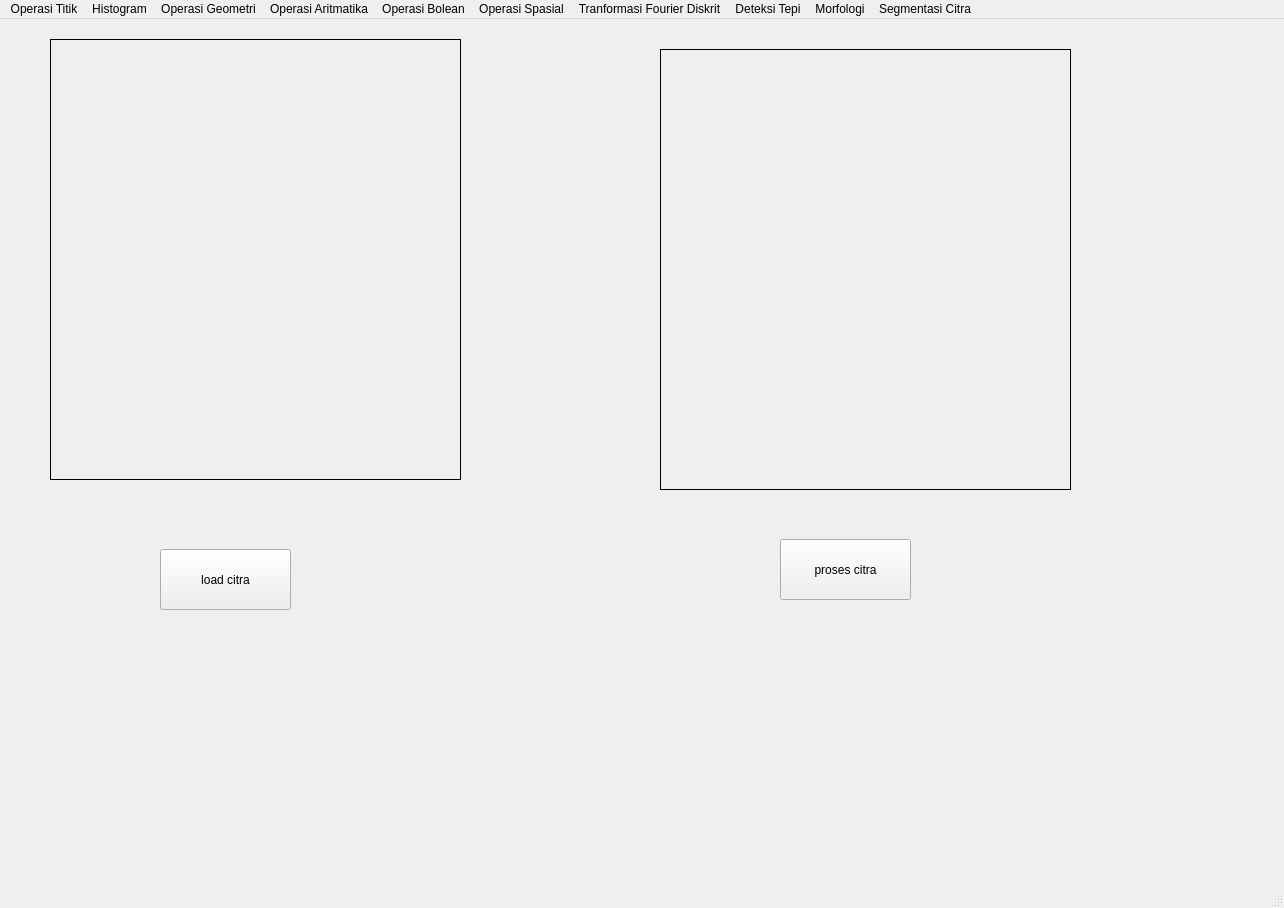
<?xml version="1.0" encoding="UTF-8"?>
<ui version="4.0">
 <class>MainWindow</class>
 <widget class="QMainWindow" name="MainWindow">
  <property name="geometry">
   <rect>
    <x>0</x>
    <y>0</y>
    <width>1284</width>
    <height>908</height>
   </rect>
  </property>
  <property name="windowTitle">
   <string>MainWindow</string>
  </property>
  <widget class="QWidget" name="centralwidget">
   <widget class="QPushButton" name="button_loadcitra">
    <property name="geometry">
     <rect>
      <x>160</x>
      <y>530</y>
      <width>131</width>
      <height>61</height>
     </rect>
    </property>
    <property name="text">
     <string>load citra</string>
    </property>
   </widget>
   <widget class="QLabel" name="label">
    <property name="geometry">
     <rect>
      <x>50</x>
      <y>20</y>
      <width>411</width>
      <height>441</height>
     </rect>
    </property>
    <property name="frameShape">
     <enum>QFrame::Box</enum>
    </property>
    <property name="text">
     <string/>
    </property>
   </widget>
   <widget class="QLabel" name="label_2">
    <property name="geometry">
     <rect>
      <x>660</x>
      <y>30</y>
      <width>411</width>
      <height>441</height>
     </rect>
    </property>
    <property name="frameShape">
     <enum>QFrame::Box</enum>
    </property>
    <property name="text">
     <string/>
    </property>
   </widget>
   <widget class="QPushButton" name="button_prosescitra">
    <property name="geometry">
     <rect>
      <x>780</x>
      <y>520</y>
      <width>131</width>
      <height>61</height>
     </rect>
    </property>
    <property name="text">
     <string>proses citra</string>
    </property>
   </widget>
  </widget>
  <widget class="QMenuBar" name="menubar">
   <property name="geometry">
    <rect>
     <x>0</x>
     <y>0</y>
     <width>1284</width>
     <height>26</height>
    </rect>
   </property>
   <widget class="QMenu" name="menuOperasi_titik">
    <property name="title">
     <string>Operasi Titik</string>
    </property>
    <addaction name="actionOperasi_Pencerahan"/>
    <addaction name="actionSimple_Contrast"/>
    <addaction name="actionContrast_Streching"/>
    <addaction name="actionnegative"/>
    <addaction name="actionoperasi_biner"/>
   </widget>
   <widget class="QMenu" name="menuHistogram">
    <property name="title">
     <string>Histogram</string>
    </property>
    <addaction name="actionhistogram_Grayscale"/>
    <addaction name="actionHistogram_RGB"/>
    <addaction name="actionHistogram_Equalization"/>
   </widget>
   <widget class="QMenu" name="menuOperasi_Geometri">
    <property name="title">
     <string>Operasi Geometri</string>
    </property>
    <widget class="QMenu" name="menuRotasi">
     <property name="title">
      <string>Rotasi</string>
     </property>
     <addaction name="action90_derajat"/>
     <addaction name="action_90_derajat"/>
     <addaction name="action_45_derajat"/>
     <addaction name="action45_derajat"/>
     <addaction name="action180_derajat"/>
    </widget>
    <widget class="QMenu" name="menuResize">
     <property name="title">
      <string>Resize</string>
     </property>
     <widget class="QMenu" name="menuZoom_in">
      <property name="title">
       <string>Zoom in</string>
      </property>
      <addaction name="action2x"/>
      <addaction name="action3x"/>
      <addaction name="action4x"/>
     </widget>
     <widget class="QMenu" name="menuZoom_Out">
      <property name="title">
       <string>Zoom Out</string>
      </property>
      <addaction name="action1_2"/>
      <addaction name="action1_4"/>
      <addaction name="action3_4"/>
     </widget>
     <widget class="QMenu" name="menuDimensi">
      <property name="title">
       <string>Dimensi</string>
      </property>
      <addaction name="action900x400"/>
     </widget>
     <addaction name="menuZoom_in"/>
     <addaction name="menuZoom_Out"/>
     <addaction name="menuDimensi"/>
    </widget>
    <addaction name="actionTranslasi"/>
    <addaction name="menuRotasi"/>
    <addaction name="menuResize"/>
    <addaction name="actionCrop"/>
   </widget>
   <widget class="QMenu" name="menuOperasi_Aritmatika">
    <property name="title">
     <string>Operasi Aritmatika</string>
    </property>
    <addaction name="actionTambah_Dan_Kurang"/>
    <addaction name="actionKali_dan_Bagi"/>
   </widget>
   <widget class="QMenu" name="menuOperasi_Bolean">
    <property name="title">
     <string>Operasi Bolean</string>
    </property>
    <addaction name="actionOperasi_AND"/>
   </widget>
   <widget class="QMenu" name="menuOperasi_Spasial">
    <property name="title">
     <string>Operasi Spasial</string>
    </property>
    <widget class="QMenu" name="menuKonvolusi">
     <property name="title">
      <string>Konvolusi</string>
     </property>
     <addaction name="actionKonvolusi_A"/>
     <addaction name="actionKonvolusi_B"/>
    </widget>
    <widget class="QMenu" name="menuMean_Filter">
     <property name="title">
      <string>Mean Filter</string>
     </property>
     <addaction name="actionKernel_1_4"/>
     <addaction name="actionKernel_1_9"/>
    </widget>
    <widget class="QMenu" name="menuSharping_Filter">
     <property name="title">
      <string>Sharping Filter</string>
     </property>
     <addaction name="actionke_i"/>
     <addaction name="actionke_ii"/>
     <addaction name="actionke_iii"/>
     <addaction name="actionke_iv"/>
     <addaction name="actionke_v"/>
     <addaction name="actionke_vi"/>
     <addaction name="actionLaplace"/>
    </widget>
    <addaction name="menuKonvolusi"/>
    <addaction name="menuMean_Filter"/>
    <addaction name="actionGaussian_Filter"/>
    <addaction name="menuSharping_Filter"/>
    <addaction name="actionMedianFilter"/>
    <addaction name="actionMaxFilter"/>
    <addaction name="actionMinFilter"/>
   </widget>
   <widget class="QMenu" name="menuTranformasi_Fourier_Diskrit">
    <property name="title">
     <string>Tranformasi Fourier Diskrit</string>
    </property>
    <addaction name="actionDFT_Smooting_Image"/>
    <addaction name="actionDFT_Edge_Detection"/>
   </widget>
   <widget class="QMenu" name="menuDeteksi_Tepi">
    <property name="title">
     <string>Deteksi Tepi</string>
    </property>
    <addaction name="actionOperasi_Sobel"/>
    <addaction name="actionOperasi_Prewitt"/>
    <addaction name="actionOperasi_Robert"/>
    <addaction name="actionOperasi_Canny"/>
   </widget>
   <widget class="QMenu" name="menuMorfologi">
    <property name="title">
     <string>Morfologi</string>
    </property>
    <addaction name="separator"/>
    <addaction name="actionDelasi"/>
    <addaction name="actionErosi"/>
    <addaction name="actionOpening"/>
    <addaction name="actionClosing"/>
    <addaction name="actionSkeletonizing"/>
   </widget>
   <widget class="QMenu" name="menuSegmentasi_Citra">
    <property name="title">
     <string>Segmentasi Citra</string>
    </property>
    <widget class="QMenu" name="menuGlobal_Thresholding">
     <property name="title">
      <string>Global Thresholding</string>
     </property>
     <addaction name="actionBinary"/>
     <addaction name="actionBinary_Invers"/>
     <addaction name="actionTrunc"/>
     <addaction name="actionTo_Zero"/>
     <addaction name="actionTo_Zero_Invers"/>
    </widget>
    <widget class="QMenu" name="menuLocal_Thresholding">
     <property name="title">
      <string>Local Thresholding</string>
     </property>
     <addaction name="actionMean_Thresholding"/>
     <addaction name="actionGaussian_Thresholding"/>
     <addaction name="actionOtsu_Thresholding"/>
    </widget>
    <addaction name="menuGlobal_Thresholding"/>
    <addaction name="menuLocal_Thresholding"/>
    <addaction name="actionContur"/>
   </widget>
   <addaction name="menuOperasi_titik"/>
   <addaction name="menuHistogram"/>
   <addaction name="menuOperasi_Geometri"/>
   <addaction name="menuOperasi_Aritmatika"/>
   <addaction name="menuOperasi_Bolean"/>
   <addaction name="menuOperasi_Spasial"/>
   <addaction name="menuTranformasi_Fourier_Diskrit"/>
   <addaction name="menuDeteksi_Tepi"/>
   <addaction name="menuMorfologi"/>
   <addaction name="menuSegmentasi_Citra"/>
  </widget>
  <widget class="QStatusBar" name="statusbar"/>
  <action name="actionOperasi_Pencerahan">
   <property name="text">
    <string>Operasi Pencerahan</string>
   </property>
  </action>
  <action name="actionSimple_Contrast">
   <property name="text">
    <string>Simple Contrast</string>
   </property>
  </action>
  <action name="actionContrast_Streching">
   <property name="text">
    <string>Contrast Streching</string>
   </property>
  </action>
  <action name="actionNegative_Triggered">
   <property name="text">
    <string>Negative Triggered</string>
   </property>
  </action>
  <action name="actionnegative">
   <property name="text">
    <string>negative</string>
   </property>
  </action>
  <action name="actionoperasi_biner">
   <property name="text">
    <string>operasi biner</string>
   </property>
  </action>
  <action name="actionhistogram_Grayscale">
   <property name="text">
    <string>histogram Grayscale</string>
   </property>
  </action>
  <action name="actionHistogram_RGB">
   <property name="text">
    <string>Histogram RGB</string>
   </property>
  </action>
  <action name="actionHistogram_Equalization">
   <property name="text">
    <string>Histogram Equalization</string>
   </property>
  </action>
  <action name="actionTranslasi">
   <property name="text">
    <string>Translasi</string>
   </property>
  </action>
  <action name="action90_derajat">
   <property name="text">
    <string>90 derajat</string>
   </property>
  </action>
  <action name="action_90_derajat">
   <property name="text">
    <string>-90 derajat</string>
   </property>
  </action>
  <action name="action_45_derajat">
   <property name="text">
    <string>-45 derajat</string>
   </property>
  </action>
  <action name="action45_derajat">
   <property name="text">
    <string>45 derajat</string>
   </property>
  </action>
  <action name="action180">
   <property name="text">
    <string>180 derajat</string>
   </property>
  </action>
  <action name="action180_derajat">
   <property name="text">
    <string>180 derajat</string>
   </property>
  </action>
  <action name="actionRisize">
   <property name="text">
    <string>Risize</string>
   </property>
  </action>
  <action name="action2x">
   <property name="text">
    <string>2x</string>
   </property>
  </action>
  <action name="action3x">
   <property name="text">
    <string>3x</string>
   </property>
  </action>
  <action name="action4x">
   <property name="text">
    <string>4x</string>
   </property>
  </action>
  <action name="action1_2">
   <property name="text">
    <string>1/2</string>
   </property>
  </action>
  <action name="action1_4">
   <property name="text">
    <string>1/4</string>
   </property>
  </action>
  <action name="action3_4">
   <property name="text">
    <string>3/4</string>
   </property>
  </action>
  <action name="action900x400">
   <property name="text">
    <string>900x400</string>
   </property>
  </action>
  <action name="actionCrop">
   <property name="text">
    <string>Crop</string>
   </property>
  </action>
  <action name="actionTambah_Dan_Kurang">
   <property name="text">
    <string>Tambah Dan Kurang</string>
   </property>
  </action>
  <action name="actionOperasi_AND">
   <property name="text">
    <string>Operasi AND</string>
   </property>
  </action>
  <action name="actionKali_dan_Bagi">
   <property name="text">
    <string>Kali dan Bagi</string>
   </property>
  </action>
  <action name="actionKonvolusi_A">
   <property name="text">
    <string>Konvolusi A</string>
   </property>
  </action>
  <action name="actionKonvolusi_B">
   <property name="text">
    <string>Konvolusi B</string>
   </property>
  </action>
  <action name="actionKernel_1_4">
   <property name="text">
    <string>Kernel 1/4</string>
   </property>
  </action>
  <action name="actionKernel_1_9">
   <property name="text">
    <string>Kernel 1/9</string>
   </property>
  </action>
  <action name="actionGaussian_Filter">
   <property name="text">
    <string>Gaussian Filter</string>
   </property>
  </action>
  <action name="actionke_i">
   <property name="text">
    <string>ke i</string>
   </property>
  </action>
  <action name="actionke_ii">
   <property name="text">
    <string>ke ii</string>
   </property>
  </action>
  <action name="actionke_iii">
   <property name="text">
    <string>ke iii</string>
   </property>
  </action>
  <action name="actionke_iv">
   <property name="text">
    <string>ke iv</string>
   </property>
  </action>
  <action name="actionke_v">
   <property name="text">
    <string>ke v</string>
   </property>
  </action>
  <action name="actionke_vi">
   <property name="text">
    <string>ke vi</string>
   </property>
  </action>
  <action name="actionLaplace">
   <property name="text">
    <string>Laplace</string>
   </property>
  </action>
  <action name="actionMedianFilter">
   <property name="text">
    <string>MedianFilter</string>
   </property>
  </action>
  <action name="actionMaxFilter">
   <property name="text">
    <string>MaxFilter</string>
   </property>
  </action>
  <action name="actionMinFilter">
   <property name="text">
    <string>MinFilter</string>
   </property>
  </action>
  <action name="actionDFT_Smooting_Image">
   <property name="text">
    <string>DFT Smooting Image</string>
   </property>
  </action>
  <action name="actionDFT_Edge_Detection">
   <property name="text">
    <string>DFT Edge Detection</string>
   </property>
  </action>
  <action name="actionOperasi_Sobel">
   <property name="text">
    <string>Operasi Sobel</string>
   </property>
  </action>
  <action name="actionOperasi_Prewitt">
   <property name="text">
    <string>Operasi Prewitt</string>
   </property>
  </action>
  <action name="actionOperasi_Robert">
   <property name="text">
    <string>Operasi Robert</string>
   </property>
  </action>
  <action name="actionOperasi_Canny">
   <property name="text">
    <string>Operasi Canny</string>
   </property>
  </action>
  <action name="actionDelasi">
   <property name="text">
    <string>Delasi</string>
   </property>
  </action>
  <action name="actionErosi">
   <property name="text">
    <string>Erosi</string>
   </property>
  </action>
  <action name="actionOpening">
   <property name="text">
    <string>Opening</string>
   </property>
  </action>
  <action name="actionClosing">
   <property name="text">
    <string>Closing</string>
   </property>
  </action>
  <action name="actionSkeletonizing">
   <property name="text">
    <string>Skeletonizing</string>
   </property>
  </action>
  <action name="actionContur">
   <property name="text">
    <string>Contur</string>
   </property>
  </action>
  <action name="actionBinary">
   <property name="text">
    <string>Binary</string>
   </property>
  </action>
  <action name="actionBinary_Invers">
   <property name="text">
    <string>Binary Invers</string>
   </property>
  </action>
  <action name="actionTrunc">
   <property name="text">
    <string>Trunc</string>
   </property>
  </action>
  <action name="actionTo_Zero">
   <property name="text">
    <string>To Zero</string>
   </property>
  </action>
  <action name="actionTo_Zero_Invers">
   <property name="text">
    <string>To Zero Invers</string>
   </property>
  </action>
  <action name="actionMean_Thresholding">
   <property name="text">
    <string>Mean Thresholding</string>
   </property>
  </action>
  <action name="actionGaussian_Thresholding">
   <property name="text">
    <string>Gaussian Thresholding</string>
   </property>
  </action>
  <action name="actionOtsu_Thresholding">
   <property name="text">
    <string>Otsu Thresholding</string>
   </property>
  </action>
 </widget>
 <resources/>
 <connections/>
</ui>
